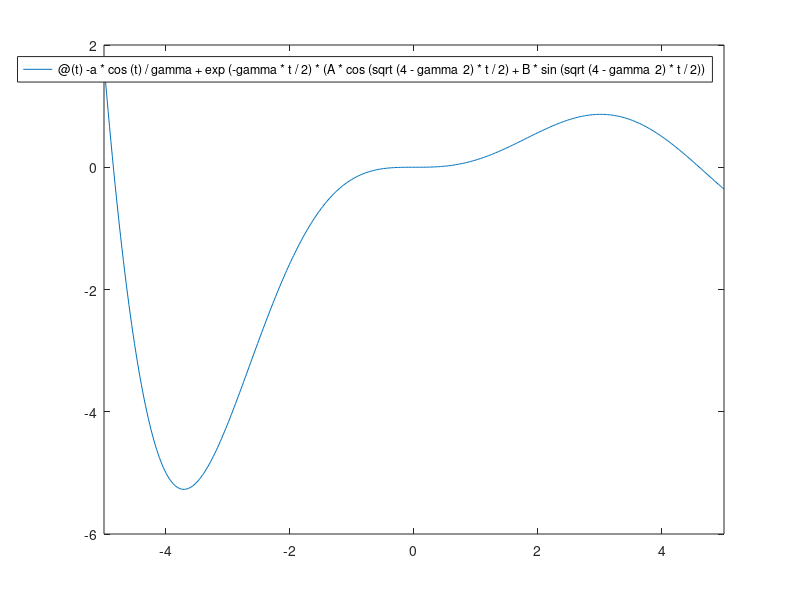

Recreate this plot in MATLAB.
omega=1
delta=0
gamma=1
% gamma=0.5
% gamma=1
% gamma=1.9
w=2
% w=2
a=1
t_0=0

A=a/gamma
B=a/sqrt(4-gamma^2)

y=@(t)-a*cos(t)/gamma + exp(-gamma*t/2)*(A*cos(sqrt(4-gamma^2)*t/2)+B*sin(sqrt(4-gamma^2)*t/2))

fplot(y)